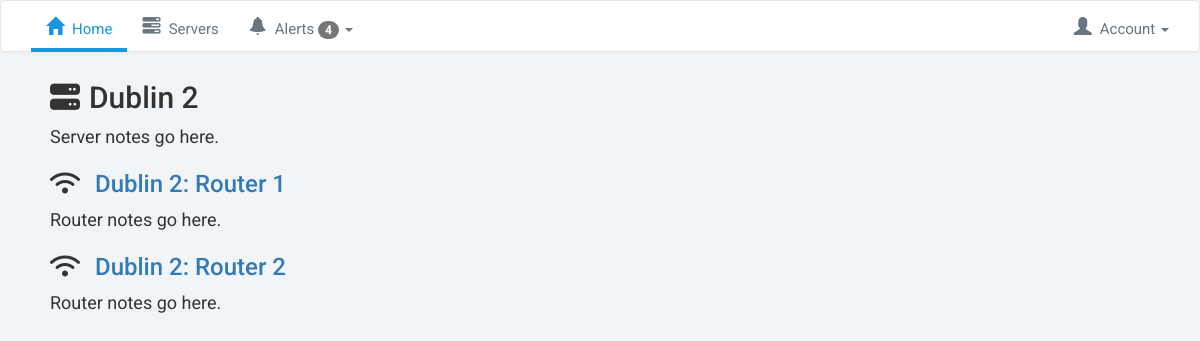
Screenshot of /servers/4/ with the database file from the repository.
### servers/models.py (models this page shows, shortened)
class Server(models.Model):
    created_at = models.DateTimeField(auto_now_add=True)
    name = models.CharField(max_length=255)
    notes = models.TextField()
    is_active = models.BooleanField(default=True)

class Router(models.Model):
    created_at = models.DateTimeField(auto_now_add=True)
    name = models.CharField(max_length=255)
    notes = models.TextField(blank=True, default='')
    content = models.TextField(blank=True, default='')
    is_active = models.BooleanField(default=True)
    order = models.IntegerField(default=0)
    server = models.ForeignKey(Server)
    class Meta:
        ordering = ['order',]

### servers/views.py (the view)
# urls.py: url(r'(?P<pk>\d+)/$', views.server_detail, name='detail'),
def server_detail(request, pk):
    server = get_object_or_404(Server, pk=pk)
    return render(request, 'servers/server_detail.html', {'server': server})

### servers/templates/servers/server_detail.html (shortened to what this page needs)
{% extends "layout.html" %}
{% block content %}
<article>
    <h2>{{ server.name }}</h2>
    {{ server.notes }}
    <section>
        {% for router in server.router_set.all %}
        <h3>
            <a href="{% url 'servers:router' server_pk=router.server.pk router_pk=router.pk %}">{{ router.name }}</a>
        </h3>
            {{ router.notes }}
        {% endfor %}
    </section>
</article>
{% endblock %}

### assets/css/layout.css (style rules this page uses)
html { margin: 0; padding: 0; font-size: 18px; }
body { margin: 0; padding: 0; background-color: #f2f5f7; font-family: Arial, sans-serif; }
h2::before, h3::before { font-family: 'FontAwesome'; display: inline-block; margin-right: 0.5rem; font-weight: normal; }
h2::before { content: '\f233'; }
h3::before { content: '\f1eb'; }

### assets/css/main.css (style rules this page uses)
html { margin: 0; padding: 0; }
body { margin: 0; padding: 0; box-sizing: border-box; background-color: #f2f5f7; font-family: 'Roboto', Arial, sans-serif; font-size: 18px; }

### rows the page displays
Server: name "Dublin 2", notes "Server notes go here."
Router: name "Dublin 2: Router 1", notes "Router notes go here."
Router: name "Dublin 2: Router 2", notes "Router notes go here."
